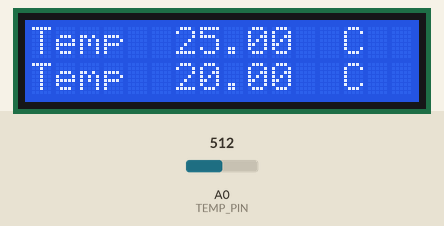
A sketch run on a simulated Arduino Uno, built with avr-gcc and run on an emulated ATmega328P. Shown: 16×2 character LCD. Inputs (shaded band) come from the test bench; at power-on: A0 (TEMP_PIN) = 512.

Above: at 1.2 s.
1.3 s: A0 (TEMP_PIN) set to 716
At 5.6 s:
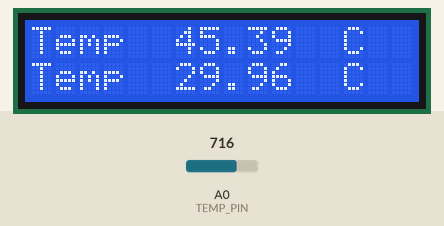
6.5 s: A0 (TEMP_PIN) set to 900
At 10.9 s:
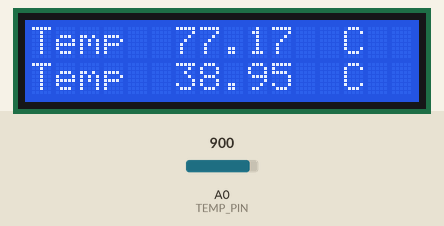
11.5 s: A0 (TEMP_PIN) set to 1023
At 16.2 s:
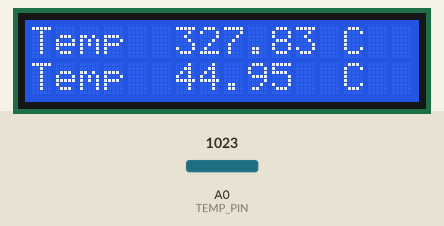
Timing chart, 0 to 17.7 s (numbered marks = the images above; inputs shaded):
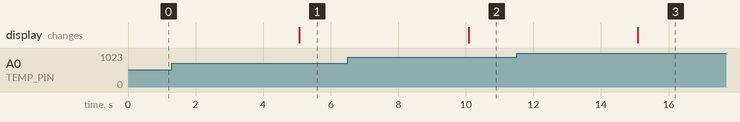

Measured:
- after the input at 1.3 s, the display: changes after 3.8 s (image 1)
- after the input at 6.5 s, the display: changes after 3.6 s (image 2)
- after the input at 11.5 s, the display: changes after 3.6 s (image 3)

The sketch:

HiLCD.ino
```cpp
#include <LiquidCrystal.h>
#define TEMP_PIN 0

// init pins for interface
// RS, E, DB4, ..., DB7
LiquidCrystal lcd(7, 8, 9, 10, 11, 12);
const int WIDTH = 16, COLS = 2;
void setup() {
  // columns and rows
  lcd.begin(WIDTH, COLS);
}

void loop() {
  lcd.setCursor(0, 0);
  lcd.print("Temp         C");
  lcd.setCursor(6, 0);
  lcd.print(getTemperatureCelsius());

  // second method
  lcd.setCursor(0, 1);
  lcd.print("Temp         C");
  lcd.setCursor(6, 1);
  lcd.print(getTempCelsius());
  delay(5000);
}

float getTemperatureCelsius() {
  int tempReading = analogRead(TEMP_PIN);
  double tempK = log(10000.0 * ((1024.0 / tempReading - 1)));
  tempK = 1 / (0.001129148 + (0.000234125 + (0.0000000876741 * tempK * tempK )) * tempK );       //  Temp Kelvin
  return tempK - 273.15;            // Convert Kelvin to Celcius
}

// This was indicated as the original method in the commented code from samples
float getTempCelsius() {
  int tempReading = analogRead(TEMP_PIN);
  float tempVolts = tempReading * 5.0 / 1024.0;
  return (tempVolts - 0.5) * 10.0;
}

void printMessage() {
  lcd.print("Ninia...");
  String msg = "Comete tus calzones nuevos  ";
  // col, row

  for(int i =0; i < msg.length() - WIDTH; i++) {
    lcd.setCursor(0, 1);
    lcd.print(msg.substring(i, i + WIDTH));
    delay(1000);
  }
}
```
